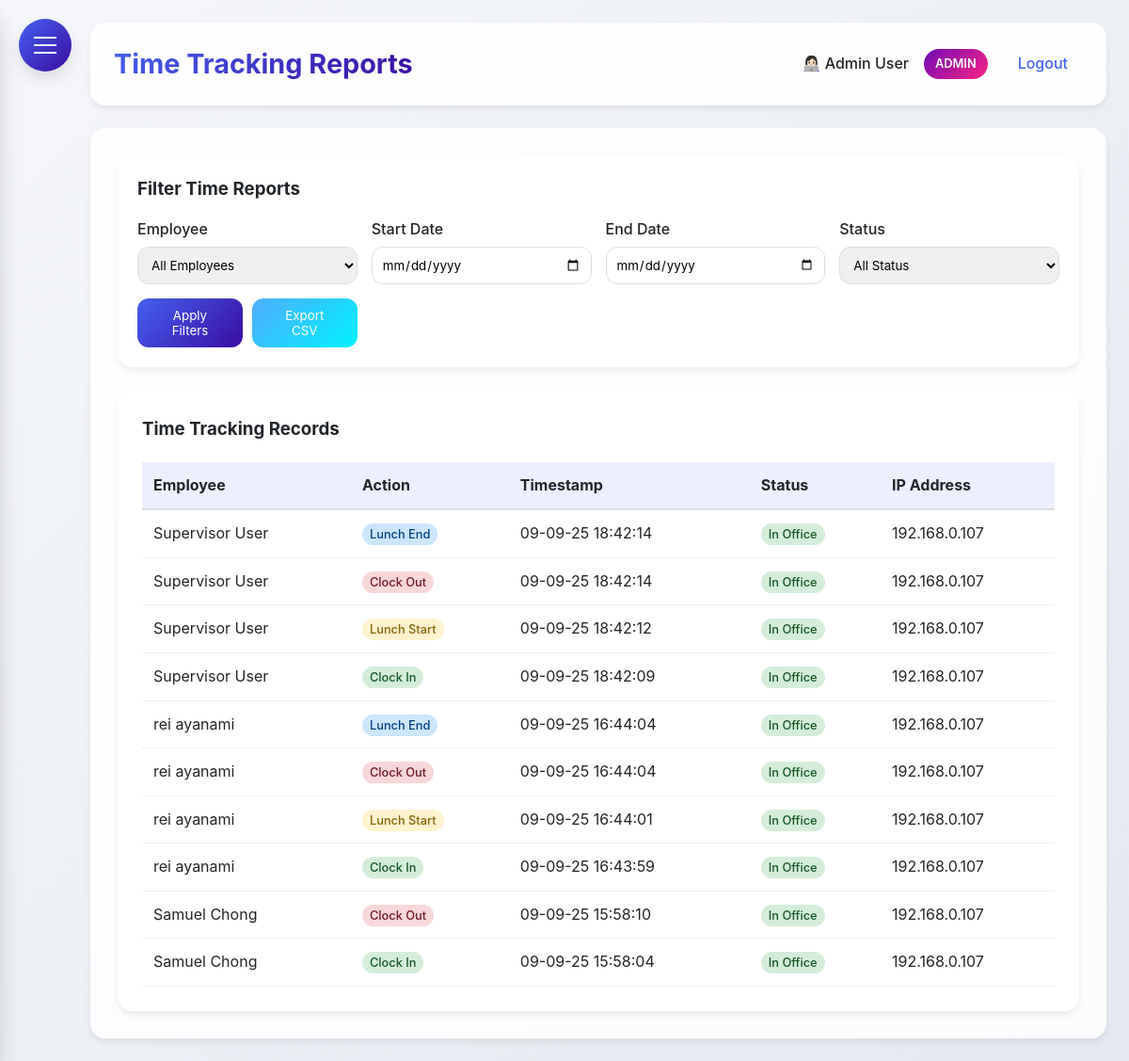
The app's page /time_reports (signed in), older data.
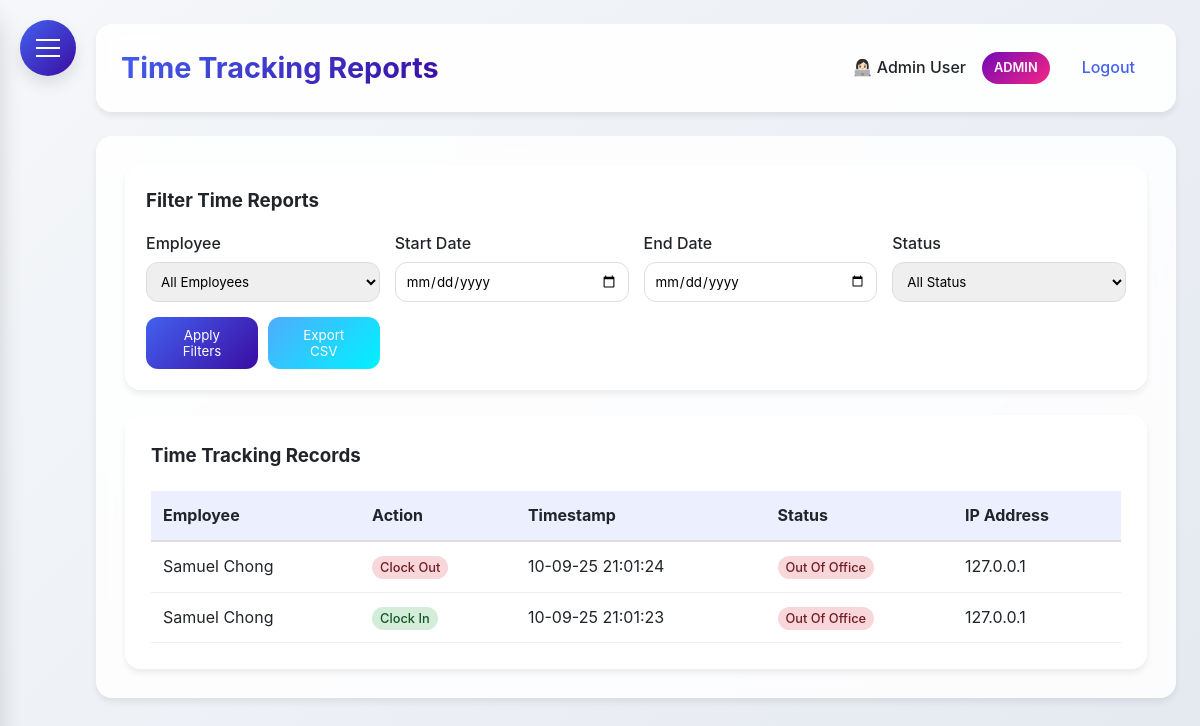
The same page, newer data.
### HerculesSystem.py (models this page shows, shortened)
class Employee(UserMixin, db.Model):
    id = db.Column(db.Integer, primary_key=True)
    username = db.Column(db.String(80), unique=True, nullable=False)
    password = db.Column(db.String(120), nullable=False)
    full_name = db.Column(db.String(120), nullable=False)
    email = db.Column(db.String(120), unique=True, nullable=False)
    nationality = db.Column(db.String(80), nullable=False)
    employee_id = db.Column(db.String(80), unique=True, nullable=False)
    hire_date = db.Column(db.Date)
    is_admin = db.Column(db.Boolean, default=False)
    user_type = db.Column(db.String(20), default='employee')
    last_clock_in = db.Column(db.DateTime)
    last_clock_out = db.Column(db.DateTime)
    last_lunch_start = db.Column(db.DateTime)
    last_lunch_end = db.Column(db.DateTime)
    leave_balances = db.relationship('LeaveBalance', back_populates='employee', lazy=True)

class TimeTracking(db.Model):
    __tablename__ = 'time_tracking'
    id = db.Column(db.Integer, primary_key=True)
    employee_id = db.Column(db.Integer, db.ForeignKey('employee.id'), nullable=False)
    action_type = db.Column(db.String(20), nullable=False)  #clock_in, clock_out, lunch_start, lunch_end
    timestamp = db.Column(db.DateTime, nullable=True)
    latitude = db.Column(db.Float, nullable=True)
    longitude = db.Column(db.Float, nullable=True)
    address = db.Column(db.String(200), nullable=True)
    status = db.Column(db.String(20), nullable=True)    # in/out office
    ip_address = db.Column(db.String(45), nullable=True)
    employee = db.relationship('Employee', backref=db.backref('time_entries', lazy=True))

### HerculesSystem.py (the view)
@app.route('/time_reports', methods=['GET'])
@login_required
def time_reports():
    now = datetime.now(MYT)
    employee_id = request.args.get('employee_id')
    start_date = request.args.get('start_date')
    end_date = request.args.get('end_date')
    status = request.args.get('status')
    employees = Employee.query.all() if current_user.user_type == 'admin' else []
    query = TimeTracking.query
    if current_user.user_type != 'admin':
        query = query.filter(TimeTracking.employee_id == current_user.id)
    else:
        query = query.join(Employee, TimeTracking.employee_id == Employee.id)
    if employee_id:
        query = query.filter(TimeTracking.employee_id == employee_id)
    if start_date:
        query = query.filter(func.date(TimeTracking.timestamp) >= start_date)
    if end_date:
        query = query.filter(func.date(TimeTracking.timestamp) <= end_date)
    if status:
        query = query.filter(TimeTracking.status == status)
    time_records = query.order_by(TimeTracking.timestamp.desc()).all()
    return render_template(
        'time_reports.html',
        time_records=time_records,
        employees=employees,
        now=now,
        MYT=MYT
    )

### HerculesSystem.py (called while the page is built)
@app.after_request
def add_security_headers(response):
    response.headers['Permissions-Policy'] = 'geolocation=()'
    return response

@login_manager.user_loader
def load_user(user_id):
    return db.session.get(Employee, int(user_id))

@app.context_processor
def inject_now():
    return {'now': datetime.utcnow()}

@app.before_request
def before_request():
    if request.url.startswith('https://'):
        new_url = request.url.replace('https://', 'http://', 1)
        return redirect(new_url, code=301)

### templates/time_reports.html (shortened to what this page needs)
{% extends "base.html" %}
{% block content %}
<div class="dashboard-container">
    {% if current_user.user_type == 'admin' %}
    <div class="glass" style="padding: 20px; border-radius: var(--border-radius-lg); margin-bottom: 25px;">
        <h3 style="margin-bottom: 15px;">Filter Time Reports</h3>
        <form id="filterForm" method="GET" action="{{ url_for('time_reports') }}">
            <div style="display: grid; grid-template-columns: repeat(auto-fit, minmax(200px, 1fr)); gap: 15px; align-items: end;">
                <div>
                    <label style="display: block; margin-bottom: 5px; font-weight: 500;">Employee</label>
                    <select name="employee_id" style="width: 100%; padding: 10px; border-radius: var(--border-radius); border: 1px solid #ddd;">
                        <option value="">All Employees</option>
                    </select>
                </div>
                <div>
                    <label style="display: block; margin-bottom: 5px; font-weight: 500;">Start Date</label>
                    <input type="date" name="start_date" value="{{ request.args.get('start_date', '') }}" style="width: 100%; padding: 10px; border-radius: var(--border-radius); border: 1px solid #ddd;">
                </div>
                <div>
                    <label style="display: block; margin-bottom: 5px; font-weight: 500;">End Date</label>
                    <input type="date" name="end_date" value="{{ request.args.get('end_date', '') }}" style="width: 100%; padding: 10px; border-radius: var(--border-radius); border: 1px solid #ddd;">
                </div>
                <div>
                    <label style="display: block; margin-bottom: 5px; font-weight: 500;">Status</label>
                    <select name="status" style="width: 100%; padding: 10px; border-radius: var(--border-radius); border: 1px solid #ddd;">
                        <option value="" {% if not request.args.get('status') %}selected{% endif %}>All Status</option>
                    </select>
                </div>
                <div style="display: flex; gap: 10px;">
                    <button type="submit" style="background: var(--gradient-primary); color: white; padding: 10px 20px; border: none; border-radius: var(--border-radius); cursor: pointer; flex: 1;">
                        Apply Filters
                    </button>
                    <button type="button" id="exportButton" style="background: linear-gradient(135deg, #4facfe 0%, #00f2fe 100%); color: white; padding: 10px 20px; border: none; border-radius: var(--border-radius); cursor: pointer; flex: 1;">
                        Export CSV
                    </button>
                </div>
            </div>
        </form>
    </div>
    {% endif %}
    <div class="glass" style="padding: 25px; border-radius: var(--border-radius-lg);">
        <h3 style="margin-bottom: 20px;">Time Tracking Records</h3>
        {% if time_records %}
        <div style="overflow-x: auto;">
            <table style="width: 100%; border-collapse: collapse;">
                <thead>
                    <tr style="background: rgba(67, 97, 238, 0.1);">
                        {% if current_user.user_type == 'admin' %}
                        <th style="padding: 12px; text-align: left; border-bottom: 2px solid #ddd;">Employee</th>
                        {% endif %}
                        <th style="padding: 12px; text-align: left; border-bottom: 2px solid #ddd;">Action</th>
                        <th style="padding: 12px; text-align: left; border-bottom: 2px solid #ddd;">Timestamp</th>
                        {% if current_user.user_type == 'admin' %}
                        <th style="padding: 12px; text-align: left; border-bottom: 2px solid #ddd;">Status</th>
                        <th style="padding: 12px; text-align: left; border-bottom: 2px solid #ddd;">IP Address</th>
                        {% endif %}
                    </tr>
                </thead>
                <tbody>
                    {% for record in time_records %}
                    <tr>
                        {% if current_user.user_type == 'admin' %}
                        <td style="padding: 12px; border-bottom: 1px solid #eee;">{{ record.employee.full_name }}</td>
                        {% endif %}
                        <td style="padding: 12px; border-bottom: 1px solid #eee;">
                            <span style="
                                padding: 4px 8px;
                                border-radius: 12px;
                                font-size: 0.8rem;
                                font-weight: 500;
                                {% if record.action_type == 'clock_in' %}background: #d4edda; color: #155724;
                                {% elif record.action_type == 'clock_out' %}background: #f8d7da; color: #721c24;
                                {% elif record.action_type == 'lunch_start' %}background: #fff3cd; color: #856404;
                                {% elif record.action_type == 'lunch_end' %}background: #cce5ff; color: #004085;
                                {% endif %}
                            ">
                                {{ record.action_type.replace('_', ' ').title() }}
                            </span>
                        </td>
                        <td style="padding: 12px; border-bottom: 1px solid #eee;">{{ record.timestamp.strftime('%d-%m-%y %H:%M:%S') }}</td>
                        {% if current_user.user_type == 'admin' %}
                        <td style="padding: 12px; border-bottom: 1px solid #eee;">
                            <span style="
                                padding: 4px 8px;
                                border-radius: 12px;
                                font-size: 0.8rem;
                                font-weight: 500;
                                {% if record.status == 'in_office' %}background: #d4edda; color: #155724;
                                {% else %}background: #f8d7da; color: #721c24;
                                {% endif %}
                            ">
                                {{ record.status.replace('_', ' ').title() if record.status else 'N/A' }}
                            </span>
                        </td>
                        <td style="padding: 12px; border-bottom: 1px solid #eee;">{{ record.ip_address or 'N/A' }}</td>
                        {% endif %}
                    </tr>
                    {% endfor %}
                </tbody>
            </table>
        </div>
        {% else %}
        <p style="text-align: center; color: var(--gray); padding: 40px;">No time tracking records found.</p>
        {% endif %}
    </div>
</div>
{% endblock %}

### templates/base.html (shortened to what this page needs)
<!DOCTYPE html>
<html lang="en">
<head>
</head>
<body>
    <div class="hamburger-menu" id="hamburgerMenu">
        <span></span>
    </div>
    <div class="main-content" id="mainContent">
        <div class="header">
            <h1>{% block header %}Hercules HR{% endblock %}</h1>
            <div class="user-info">
                {% if current_user.is_authenticated %}
                <span>👩🏻‍💻 {{ current_user.full_name }}</span>
                {% if current_user.user_type == 'admin' %}
                <span class="admin-badge">ADMIN</span>
                {% endif %}
                <a href="{{ url_for('logout') }}">Logout</a>
                {% else %}
                <a href="{{ url_for('login') }}">Login</a>
                {% endif %}
            </div>
        </div>
        <div class="content">
            {% block content %}{% endblock %}
        </div>
    </div>
</body>
</html>

### templates/base.html (style rules this page uses)
:root { --primary: #4361ee; --secondary: #3a0ca3; --accent: #7209b7; --success: #4cc9f0; --danger: #f72585; --warning: #fca311; --info: #4895ef; --light: #f8f9fa; --dark: #212529; --gray: #6c757d; --gradient-primary: linear-gradient(135deg, #4361ee, #3a0ca3); --gradient-accent: linear-gradient(135deg, #7209b7, #f72585); --shadow-sm: 0 4px 6px rgba(0, 0, 0, 0.07); --shadow-md: 0 8px 15px rgba(0, 0, 0, 0.1); --shadow-lg: 0 15px 25px rgba(0, 0, 0, 0.15); --border-radius: 12px; --border-radius-lg: 16px; --border-radius-xl: 20px; --sidebar-radius: 20px; }
* { margin: 0; padding: 0; box-sizing: border-box; font-family: 'Inter', 'Segoe UI', system-ui, -apple-system, sans-serif; }
body { display: flex; min-height: 100vh; background: linear-gradient(135deg, #f5f7fa 0%, #e4e8f0 100%); color: var(--dark); line-height: 1.6; }
.glass { background: rgba(255, 255, 255, 0.85); backdrop-filter: blur(10px); border-radius: var(--border-radius); border: 1px solid rgba(255, 255, 255, 0.2); box-shadow: var(--shadow-sm); }
.hamburger-menu { position: fixed; top: 20px; left: 20px; z-index: 1000; cursor: pointer; background: var(--gradient-primary); border-radius: 50%; width: 56px; height: 56px; display: flex; align-items: center; justify-content: center; box-shadow: var(--shadow-md); transition: all 0.3s ease; }
.hamburger-menu span { display: block; width: 24px; height: 2px; background: #fff; position: relative; transition: all 0.3s cubic-bezier(0.4, 0, 0.2, 1); }
.hamburger-menu span:before, .hamburger-menu span:after { content: ''; position: absolute; width: 24px; height: 2px; background: #fff; transition: all 0.3s cubic-bezier(0.4, 0, 0.2, 1); }
.hamburger-menu span:before { top: -8px; }
.hamburger-menu span:after { top: 8px; }
.main-content { flex: 1; padding: 24px; margin-left: 0; transition: margin-left 0.3s cubic-bezier(0.4, 0, 0.2, 1); padding-left: 96px; }
.header { background: rgba(255, 255, 255, 0.9); backdrop-filter: blur(10px); padding: 20px 24px; border-radius: var(--border-radius-lg); box-shadow: var(--shadow-sm); display: flex; justify-content: space-between; align-items: center; margin-bottom: 24px; border: 1px solid rgba(255, 255, 255, 0.2); }
.header h1 { font-size: 1.8rem; font-weight: 700; background: var(--gradient-primary); -webkit-background-clip: text; background-clip: text; color: transparent; }
.user-info { display: flex; align-items: center; gap: 16px; }
.user-info span { color: var(--dark); font-weight: 500; }
.user-info .admin-badge { background: var(--gradient-accent); color: white; padding: 6px 12px; border-radius: 20px; font-size: 0.8rem; font-weight: 600; }
.user-info a { color: var(--primary); text-decoration: none; font-weight: 500; transition: all 0.2s ease; padding: 8px 16px; border-radius: 8px; }
.content { background: rgba(255, 255, 255, 0.85); backdrop-filter: blur(10px); padding: 28px; border-radius: var(--border-radius-lg); box-shadow: var(--shadow-sm); border: 1px solid rgba(255, 255, 255, 0.2); }
.content { animation: fadeIn 0.4s ease-out; }

Row changes from the older to the newer data that the page shows:
removed TimeTracking: employee.full_name "Supervisor User", action_type.replace "Lunch End", timestamp "09-09-25 18:42:14", status.replace "In Office", ip_address "192.168.0.107"
removed TimeTracking: employee.full_name "Supervisor User", action_type.replace "Clock Out", timestamp "09-09-25 18:42:14", status.replace "In Office", ip_address "192.168.0.107"
removed TimeTracking: employee.full_name "Supervisor User", action_type.replace "Lunch Start", timestamp "09-09-25 18:42:12", status.replace "In Office", ip_address "192.168.0.107"
removed TimeTracking: employee.full_name "Supervisor User", action_type.replace "Clock In", timestamp "09-09-25 18:42:09", status.replace "In Office", ip_address "192.168.0.107"
removed TimeTracking: employee.full_name "rei ayanami", action_type.replace "Lunch End", timestamp "09-09-25 16:44:04", status.replace "In Office", ip_address "192.168.0.107"
removed TimeTracking: employee.full_name "rei ayanami", action_type.replace "Clock Out", timestamp "09-09-25 16:44:04", status.replace "In Office", ip_address "192.168.0.107"
removed TimeTracking: employee.full_name "rei ayanami", action_type.replace "Lunch Start", timestamp "09-09-25 16:44:01", status.replace "In Office", ip_address "192.168.0.107"
removed TimeTracking: employee.full_name "rei ayanami", action_type.replace "Clock In", timestamp "09-09-25 16:43:59", status.replace "In Office", ip_address "192.168.0.107"
changed TimeTracking "Clock Out": timestamp "09-09-25 15:58:10" → "10-09-25 21:01:24"; status "in_office" → "out_of_office" (drawn); status.replace "In Office" → "Out Of Office"; ip_address "192.168.0.107" → "127.0.0.1"
changed TimeTracking "Clock In": timestamp "09-09-25 15:58:04" → "10-09-25 21:01:23"; status "in_office" → "out_of_office" (drawn); status.replace "In Office" → "Out Of Office"; ip_address "192.168.0.107" → "127.0.0.1"
